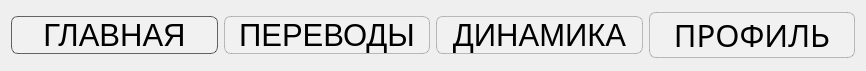
   <widget class="QWidget" name="horizontalLayoutWidget">
    <property name="geometry">
     <rect>
      <x>5</x>
      <y>340</y>
      <width>866</width>
      <height>71</height>
     </rect>
    </property>
    <layout class="QHBoxLayout" name="horizontalLayout">
     <item>
      <widget class="QPushButton" name="homebut">
       <property name="sizePolicy">
        <sizepolicy hsizetype="Minimum" vsizetype="Fixed">
         <horstretch>0</horstretch>
         <verstretch>0</verstretch>
        </sizepolicy>
       </property>
       <property name="layoutDirection">
        <enum>Qt::LeftToRight</enum>
       </property>
       <property name="styleSheet">
        <string notr="true">font-size: 23pt;
background-color: rgba(255, 255, 255, 30); 
border: 1px solid rgba(0,0,0,150);
border-radius: 7px;</string>
       </property>
       <property name="text">
        <string>ГЛАВНАЯ</string>
       </property>
       <property name="icon">
        <iconset resource="wallpapers/wall.qrc">
         <normaloff>:/logo/wallet.png</normaloff>:/logo/wallet.png</iconset>
       </property>
       <property name="iconSize">
        <size>
         <width>50</width>
         <height>50</height>
        </size>
       </property>
      </widget>
     </item>
     <item>
      <widget class="QPushButton" name="perevodbut">
       <property name="sizePolicy">
        <sizepolicy hsizetype="Minimum" vsizetype="Fixed">
         <horstretch>0</horstretch>
         <verstretch>0</verstretch>
        </sizepolicy>
       </property>
       <property name="styleSheet">
        <string notr="true">font-size: 23pt;
background-color: rgba(255, 255, 255, 30); 
border: 1px solid rgba(0,0,0,60);
border-radius: 7px;</string>
       </property>
       <property name="locale">
        <locale language="Russian" country="Russia"/>
       </property>
       <property name="text">
        <string>ПЕРЕВОДЫ</string>
       </property>
       <property name="icon">
        <iconset resource="wallpapers/wall.qrc">
         <normaloff>:/logo/play-dynamic-premium.png</normaloff>:/logo/play-dynamic-premium.png</iconset>
       </property>
       <property name="iconSize">
        <size>
         <width>50</width>
         <height>50</height>
        </size>
       </property>
      </widget>
     </item>
     <item>
      <widget class="QPushButton" name="analizbut">
       <property name="sizePolicy">
        <sizepolicy hsizetype="Minimum" vsizetype="Fixed">
         <horstretch>0</horstretch>
         <verstretch>0</verstretch>
        </sizepolicy>
       </property>
       <property name="layoutDirection">
        <enum>Qt::LeftToRight</enum>
       </property>
       <property name="styleSheet">
        <string notr="true">font-size: 23pt;
background-color: rgba(255, 255, 255, 30); 
border: 1px solid rgba(0,0,0,60);
border-radius: 7px;</string>
       </property>
       <property name="text">
        <string>ДИНАМИКА</string>
       </property>
       <property name="icon">
        <iconset resource="wallpapers/wall.qrc">
         <normaloff>:/logo/calculator-dynamic-premium.png</normaloff>:/logo/calculator-dynamic-premium.png</iconset>
       </property>
       <property name="iconSize">
        <size>
         <width>50</width>
         <height>50</height>
        </size>
       </property>
      </widget>
     </item>
     <item>
      <widget class="QPushButton" name="userbut">
       <property name="sizePolicy">
        <sizepolicy hsizetype="Minimum" vsizetype="Fixed">
         <horstretch>0</horstretch>
         <verstretch>0</verstretch>
        </sizepolicy>
       </property>
       <property name="styleSheet">
        <string notr="true">font-size: 23pt;
font-family: Neo Sans Pro;
background-color: rgba(255, 255, 255, 30); 
border: 1px solid rgba(0,0,0,60);
border-radius: 7px;</string>
       </property>
       <property name="text">
        <string>ПРОФИЛЬ</string>
       </property>
       <property name="icon">
        <iconset resource="wallpapers/wall.qrc">
         <normaloff>:/logo/crown-dynamic-premium.png</normaloff>:/logo/crown-dynamic-premium.png</iconset>
       </property>
       <property name="iconSize">
        <size>
         <width>50</width>
         <height>50</height>
        </size>
       </property>
      </widget>
     </item>
    </layout>
   </widget>
